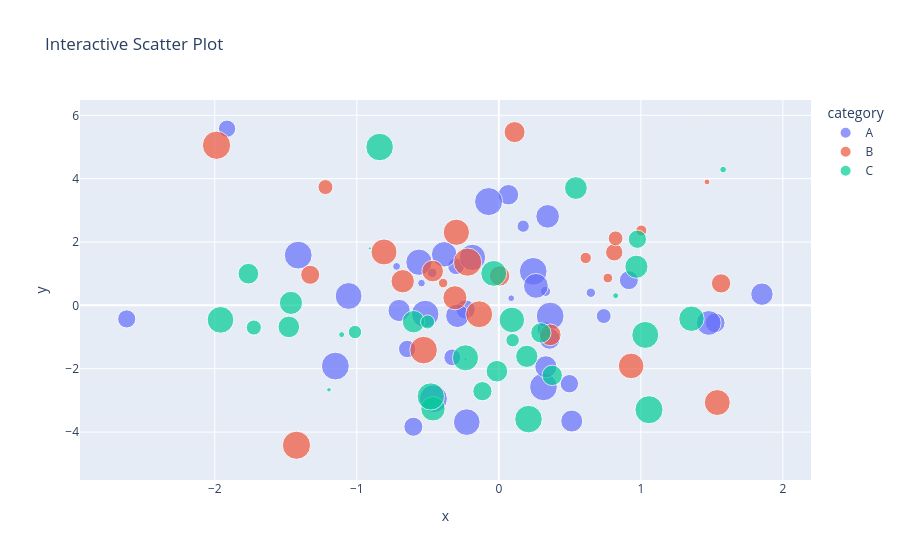

Here is the notebook cell this chart was saved with:
### Code cell
# PART 2: INTERACTIVE SCATTER PLOT
# ============================================================================
print("\n" + "=" * 70)
print("PART 2: Interactive Scatter Plot")
print("=" * 70)

print("\n✅ Example 1: Basic Interactive Scatter Plot")
print("-" * 70)

# Create interactive scatter plot
fig = px.scatter(df, x='x', y='y', color='category', size='value',
                 hover_data=['time'], title='Interactive Scatter Plot')
fig.show()
print("💡 Try: Hover over points, zoom, pan, click legend to filter!")

# ============================================================================
